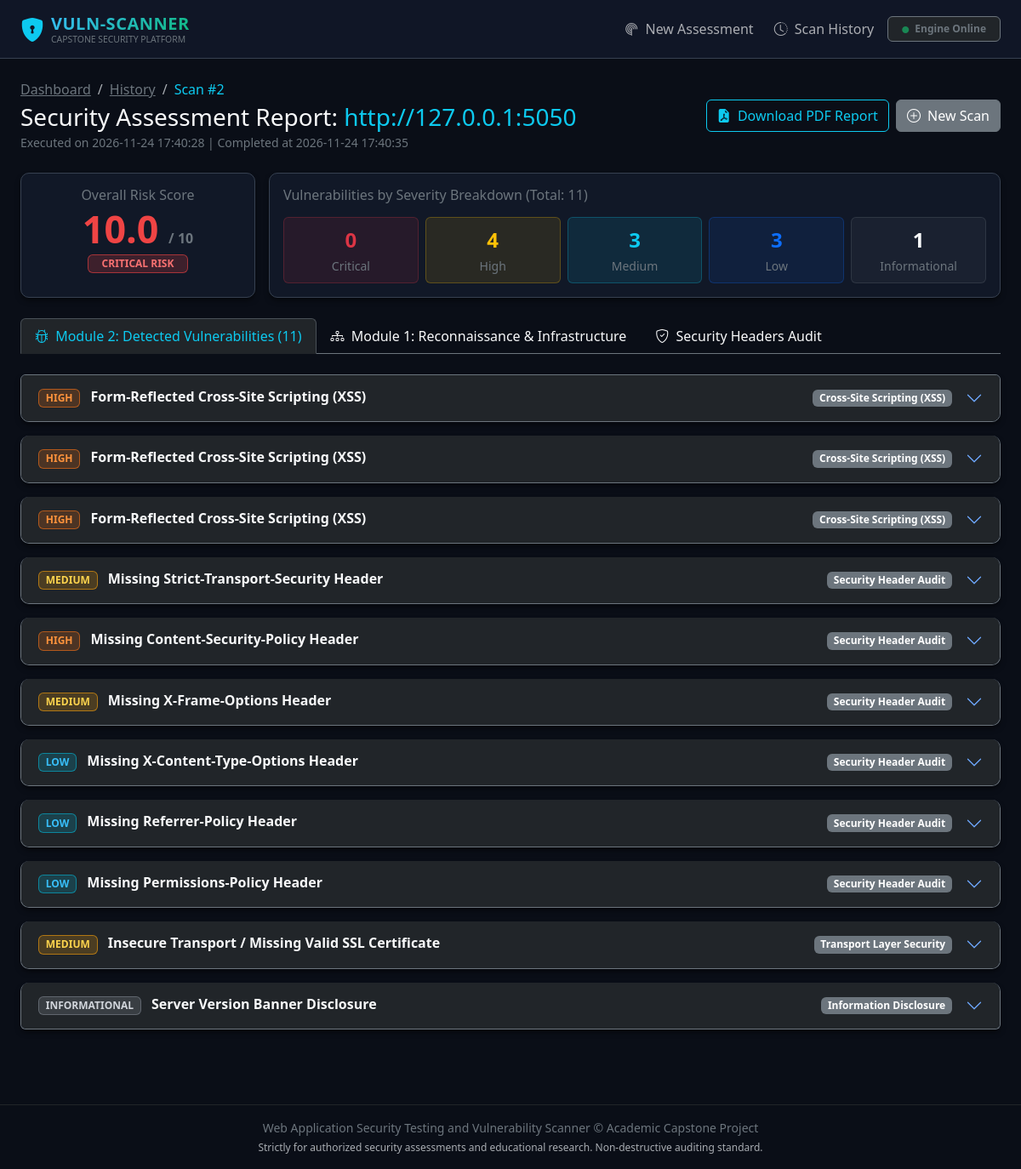
/scan/2, run on the app's committed database.
### tables this page shows
CREATE TABLE scans (
    id INTEGER PRIMARY KEY AUTOINCREMENT,
    target_url TEXT NOT NULL,
    scan_status TEXT DEFAULT 'PENDING', -- PENDING, RUNNING, COMPLETED, FAILED
    started_at TIMESTAMP DEFAULT CURRENT_TIMESTAMP,
    completed_at TIMESTAMP,
    total_findings INTEGER DEFAULT 0,
    critical_count INTEGER DEFAULT 0,
    high_count INTEGER DEFAULT 0,
    medium_count INTEGER DEFAULT 0,
    low_count INTEGER DEFAULT 0,
    info_count INTEGER DEFAULT 0,
    risk_score REAL DEFAULT 0.0,
    auth_confirmed INTEGER DEFAULT 1
);

CREATE TABLE vulnerabilities (
    id INTEGER PRIMARY KEY AUTOINCREMENT,
    scan_id INTEGER NOT NULL,
    module_source TEXT NOT NULL, -- e.g. 'SQL Injection', 'Cross-Site Scripting (XSS)'
    vuln_name TEXT NOT NULL,
    severity TEXT NOT NULL, -- CRITICAL, HIGH, MEDIUM, LOW, INFORMATIONAL
    affected_url TEXT NOT NULL,
    parameter TEXT,
    evidence TEXT, -- Safe technical proof (e.g. error snippet or reflection indicator)
    impact TEXT,
    remediation TEXT,
    created_at TIMESTAMP DEFAULT CURRENT_TIMESTAMP,
    FOREIGN KEY (scan_id) REFERENCES scans(id) ON DELETE CASCADE
);

### app.py (the view)
@app.route('/scan/<int:scan_id>')
def view_scan(scan_id):
    scan = get_scan_by_id(scan_id)
    if not scan:
        abort(404)
    recon = get_recon_by_scan_id(scan_id)
    vulns = get_vulnerabilities_by_scan_id(scan_id)
    return render_template(
        'scan_results.html',
        scan=scan,
        recon=recon,
        vulnerabilities=vulns
    )

### database/db_manager.py (called while the page is built)
def get_db_connection():
    conn = sqlite3.connect(Config.DATABASE_PATH, timeout=20.0)
    conn.row_factory = sqlite3.Row
    conn.execute("PRAGMA foreign_keys = ON")
    return conn

def get_scan_by_id(scan_id):
    conn = get_db_connection()
    try:
        cursor = conn.cursor()
        cursor.execute("SELECT * FROM scans WHERE id = ?", (scan_id,))
        row = cursor.fetchone()
        return dict(row) if row else None
    finally:
        conn.close()

def get_recon_by_scan_id(scan_id):
    conn = get_db_connection()
    try:
        cursor = conn.cursor()
        cursor.execute("SELECT * FROM recon_results WHERE scan_id = ?", (scan_id,))
        row = cursor.fetchone()
        if not row:
            return None
        data = dict(row)
        data['technologies'] = json.loads(data['technologies']) if data['technologies'] else []
        data['security_headers_present'] = json.loads(data['security_headers_present']) if data['security_headers_present'] else {}
        data['security_headers_missing'] = json.loads(data['security_headers_missing']) if data['security_headers_missing'] else []
        data['open_ports'] = json.loads(data['open_ports']) if data['open_ports'] else []
        return data
    finally:
        conn.close()

def get_vulnerabilities_by_scan_id(scan_id):
    conn = get_db_connection()
    try:
        cursor = conn.cursor()
        cursor.execute("SELECT * FROM vulnerabilities WHERE scan_id = ? ORDER BY id ASC", (scan_id,))
        return [dict(row) for row in cursor.fetchall()]
    finally:
        conn.close()

### templates/scan_results.html (shortened to what this page needs)
{% extends "base.html" %}
{% block content %}
<div class="d-flex flex-wrap justify-content-between align-items-center mb-4">
    <div>
        <nav aria-label="breadcrumb">
            <ol class="breadcrumb mb-1">
                <li class="breadcrumb-item"><a href="{{ url_for('index') }}" class="text-secondary">Dashboard</a></li>
                <li class="breadcrumb-item"><a href="{{ url_for('history') }}" class="text-secondary">History</a></li>
                <li class="breadcrumb-item active text-info" aria-current="page">Scan #{{ scan.id }}</li>
            </ol>
        </nav>
        <h3 class="mb-0 text-light">Security Assessment Report: <span class="text-info">{{ scan.target_url }}</span></h3>
        <small class="text-secondary">Executed on {{ scan.started_at }} | Completed at {{ scan.completed_at or 'In Progress' }}</small>
    </div>
    <div class="mt-3 mt-md-0 d-flex gap-2">
        <a href="{{ url_for('download_pdf', scan_id=scan.id) }}" class="btn btn-outline-info">
            <i class="bi bi-file-earmark-pdf-fill me-1"></i> Download PDF Report
        </a>
        <a href="{{ url_for('index') }}" class="btn btn-secondary">
            <i class="bi bi-plus-circle me-1"></i> New Scan
        </a>
    </div>
</div>
<div class="row g-3 mb-4">
    <div class="col-md-3">
        <div class="cyber-card p-3 h-100 text-center">
            <h6 class="text-secondary mb-2">Overall Risk Score</h6>
            <div class="score-number mb-1" style="color: {% if scan.risk_score >= 8.0 %}#ef4444{% elif scan.risk_score >= 5.0 %}#f97316{% elif scan.risk_score >= 2.5 %}#f59e0b{% else %}#10b981{% endif %};">
                {{ scan.risk_score }} <span class="fs-6 text-secondary">/ 10</span>
            </div>
            <div>
                {% if scan.risk_score >= 8.0 %}
                    <span class="badge badge-critical px-3 py-1">CRITICAL RISK</span>
                {% elif scan.risk_score >= 5.0 %}
                    <span class="badge badge-high px-3 py-1">HIGH RISK</span>
                {% elif scan.risk_score >= 2.5 %}
                    <span class="badge badge-medium px-3 py-1">MODERATE RISK</span>
                {% else %}
                    <span class="badge badge-low px-3 py-1">LOW / SECURE</span>
                {% endif %}
            </div>
        </div>
    </div>
    <div class="col-md-9">
        <div class="cyber-card p-3 h-100">
            <h6 class="text-secondary mb-3">Vulnerabilities by Severity Breakdown (Total: {{ scan.total_findings }})</h6>
            <div class="row text-center g-2">
                <div class="col">
                    <div class="p-2 border border-danger border-opacity-25 rounded bg-danger bg-opacity-10">
                        <span class="d-block fs-4 fw-bold text-danger">{{ scan.critical_count }}</span>
                        <small class="text-secondary">Critical</small>
                    </div>
                </div>
                <div class="col">
                    <div class="p-2 border border-warning border-opacity-25 rounded bg-warning bg-opacity-10">
                        <span class="d-block fs-4 fw-bold text-warning">{{ scan.high_count }}</span>
                        <small class="text-secondary">High</small>
                    </div>
                </div>
                <div class="col">
                    <div class="p-2 border border-info border-opacity-25 rounded bg-info bg-opacity-10">
                        <span class="d-block fs-4 fw-bold text-info">{{ scan.medium_count }}</span>
                        <small class="text-secondary">Medium</small>
                    </div>
                </div>
                <div class="col">
                    <div class="p-2 border border-primary border-opacity-25 rounded bg-primary bg-opacity-10">
                        <span class="d-block fs-4 fw-bold text-primary">{{ scan.low_count }}</span>
                        <small class="text-secondary">Low</small>
                    </div>
                </div>
                <div class="col">
                    <div class="p-2 border border-secondary border-opacity-25 rounded bg-secondary bg-opacity-10">
                        <span class="d-block fs-4 fw-bold text-light">{{ scan.info_count }}</span>
                        <small class="text-secondary">Informational</small>
                    </div>
                </div>
            </div>
        </div>
    </div>
</div>
<ul class="nav nav-tabs border-secondary mb-4" id="scanTabs" role="tablist">
    <li class="nav-item">
        <button class="nav-link active text-info" id="vulns-tab" data-bs-toggle="tab" data-bs-target="#vulns" type="button">
            <i class="bi bi-bug me-1"></i> Module 2: Detected Vulnerabilities ({{ vulnerabilities|length }})
        </button>
    </li>
    <li class="nav-item">
        <button class="nav-link text-light" id="recon-tab" data-bs-toggle="tab" data-bs-target="#recon" type="button">
            <i class="bi bi-diagram-3 me-1"></i> Module 1: Reconnaissance & Infrastructure
        </button>
    </li>
    <li class="nav-item">
        <button class="nav-link text-light" id="headers-tab" data-bs-toggle="tab" data-bs-target="#headers" type="button">
            <i class="bi bi-shield-check me-1"></i> Security Headers Audit
        </button>
    </li>
</ul>
<div class="tab-content" id="scanTabsContent">
    <div class="tab-pane fade show active" id="vulns" role="tabpanel">
        {% if vulnerabilities %}
            <div class="accordion" id="vulnAccordion">
                {% for v in vulnerabilities %}
                <div class="accordion-item cyber-card mb-3 border-secondary overflow-hidden">
                    <h2 class="accordion-header" id="heading{{ loop.index }}">
                        <button class="accordion-button collapsed bg-dark text-light border-0" type="button" data-bs-toggle="collapse" data-bs-target="#collapse{{ loop.index }}">
                            <div class="d-flex flex-wrap align-items-center w-100 justify-content-between me-3">
                                <div>
                                    <span class="badge {% if v.severity == 'CRITICAL' %}badge-critical{% elif v.severity == 'HIGH' %}badge-high{% elif v.severity == 'MEDIUM' %}badge-medium{% elif v.severity == 'LOW' %}badge-low{% else %}badge-info{% endif %} me-2">
                                        {{ v.severity }}
                                    </span>
                                    <strong class="text-light">{{ v.vuln_name }}</strong>
                                </div>
                                <span class="badge bg-secondary small">{{ v.module_source }}</span>
                            </div>
                        </button>
                    </h2>
                </div>
                {% endfor %}
            </div>
        {% endif %}
    </div>
</div>
{% endblock %}

### templates/base.html (shortened to what this page needs)
<!DOCTYPE html>
<html lang="en" data-bs-theme="dark">
<head>
    <link href="https://cdn.jsdelivr.net/npm/bootstrap@5.3.3/dist/css/bootstrap.min.css" rel="stylesheet">
    <link rel="stylesheet" href="https://cdn.jsdelivr.net/npm/bootstrap-icons@1.11.3/font/bootstrap-icons.min.css">
    <link rel="stylesheet" href="{{ url_for('static', filename='css/style.css') }}">
</head>
<body>
    <nav class="navbar navbar-expand-lg navbar-cyber sticky-top">
        <div class="container-fluid px-4">
            <a class="navbar-brand d-flex align-items-center" href="{{ url_for('index') }}">
                <i class="bi bi-shield-lock-fill text-info fs-3 me-2"></i>
                <div>
                    <span class="brand-text fs-5">VULN-SCANNER</span>
                    <small class="d-block text-secondary" style="font-size: 0.65rem; margin-top: -4px;">CAPSTONE SECURITY PLATFORM</small>
                </div>
            </a>
            <div class="collapse navbar-collapse" id="navContent">
                <ul class="navbar-nav ms-auto align-items-center">
                    <li class="nav-item me-2">
                        <a class="nav-link {% if request.endpoint == 'index' %}active text-info{% endif %}" href="{{ url_for('index') }}">
                            <i class="bi bi-radar me-1"></i> New Assessment
                        </a>
                    </li>
                    <li class="nav-item me-2">
                        <a class="nav-link {% if request.endpoint == 'history' %}active text-info{% endif %}" href="{{ url_for('history') }}">
                            <i class="bi bi-clock-history me-1"></i> Scan History
                        </a>
                    </li>
                    <li class="nav-item">
                        <span class="badge bg-dark border border-secondary text-secondary px-3 py-2">
                            <i class="bi bi-circle-fill text-success me-1" style="font-size: 0.5rem;"></i> Engine Online
                        </span>
                    </li>
                </ul>
            </div>
        </div>
    </nav>
    <main class="container-fluid px-4 py-4">
        {% block content %}{% endblock %}
    </main>
    <footer class="mt-5 py-3 border-top border-dark text-center text-secondary small">
        <div class="container">
            <p class="mb-1">Web Application Security Testing and Vulnerability Scanner &copy; Academic Capstone Project</p>
            <p class="mb-0 text-muted" style="font-size: 0.75rem;">
                Strictly for authorized security assessments and educational research. Non-destructive auditing standard.
            </p>
        </div>
    </footer>
</body>
</html>

### static/css/style.css (style rules this page uses)
:root { --bg-dark: #0a0e17; --bg-card: #111827; --bg-card-hover: #1f2937; --border-color: #374151; --cyber-blue: #38bdf8; --cyber-cyan: #06b6d4; --cyber-green: #10b981; --cyber-red: #ef4444; --cyber-orange: #f97316; --cyber-yellow: #f59e0b; --text-primary: #f3f4f6; --text-secondary: #9ca3af; }
body { background-color: var(--bg-dark); color: var(--text-primary); font-family: 'Segoe UI', system-ui, -apple-system, sans-serif; min-height: 100vh; }
.navbar-cyber { background-color: rgba(17, 24, 39, 0.95); border-bottom: 1px solid var(--border-color); backdrop-filter: blur(8px); }
.brand-text { font-weight: 700; letter-spacing: 0.5px; background: linear-gradient(135deg, var(--cyber-blue), var(--cyber-green)); -webkit-background-clip: text; -webkit-text-fill-color: transparent; }
.cyber-card { background-color: var(--bg-card); border: 1px solid var(--border-color); border-radius: 10px; box-shadow: 0 4px 6px -1px rgba(0, 0, 0, 0.5); transition: transform 0.2s ease, border-color 0.2s ease; }
.badge-critical { background-color: rgba(239, 68, 68, 0.2); color: #f87171; border: 1px solid rgba(239, 68, 68, 0.6); }
.badge-high { background-color: rgba(249, 115, 22, 0.2); color: #fb923c; border: 1px solid rgba(249, 115, 22, 0.6); }
.badge-medium { background-color: rgba(245, 158, 11, 0.2); color: #fcd34d; border: 1px solid rgba(245, 158, 11, 0.6); }
.badge-low { background-color: rgba(6, 182, 212, 0.2); color: #38bdf8; border: 1px solid rgba(6, 182, 212, 0.6); }
.badge-info { background-color: rgba(156, 163, 175, 0.2); color: #d1d5db; border: 1px solid rgba(156, 163, 175, 0.4); }
.score-number { font-size: 2.8rem; font-weight: 800; line-height: 1; }

### data on the page
scans: id "2", target_url "http://127.0.0.1:5050", started_at "2026-11-24 17:40:28", completed_at "2026-11-24 17:40:35", risk_score "10.0", total_findings "11", critical_count "0", high_count "4", medium_count "3", low_count "3", info_count "1"
vulnerabilities: severity "HIGH", vuln_name "Form-Reflected Cross-Site Scripting (XSS)", module_source "Cross-Site Scripting (XSS)"
vulnerabilities: severity "HIGH", vuln_name "Form-Reflected Cross-Site Scripting (XSS)", module_source "Cross-Site Scripting (XSS)"
vulnerabilities: severity "HIGH", vuln_name "Form-Reflected Cross-Site Scripting (XSS)", module_source "Cross-Site Scripting (XSS)"
vulnerabilities: severity "MEDIUM", vuln_name "Missing Strict-Transport-Security Header", module_source "Security Header Audit"
vulnerabilities: severity "HIGH", vuln_name "Missing Content-Security-Policy Header", module_source "Security Header Audit"
vulnerabilities: severity "MEDIUM", vuln_name "Missing X-Frame-Options Header", module_source "Security Header Audit"
vulnerabilities: severity "LOW", vuln_name "Missing X-Content-Type-Options Header", module_source "Security Header Audit"
vulnerabilities: severity "LOW", vuln_name "Missing Referrer-Policy Header", module_source "Security Header Audit"
vulnerabilities: severity "LOW", vuln_name "Missing Permissions-Policy Header", module_source "Security Header Audit"
vulnerabilities: severity "MEDIUM", vuln_name "Insecure Transport / Missing Valid SSL Certificate", module_source "Transport Layer Security"
vulnerabilities: severity "INFORMATIONAL", vuln_name "Server Version Banner Disclosure", module_source "Information Disclosure"

### other printed values
{{ vulnerabilities|length }} "11"
